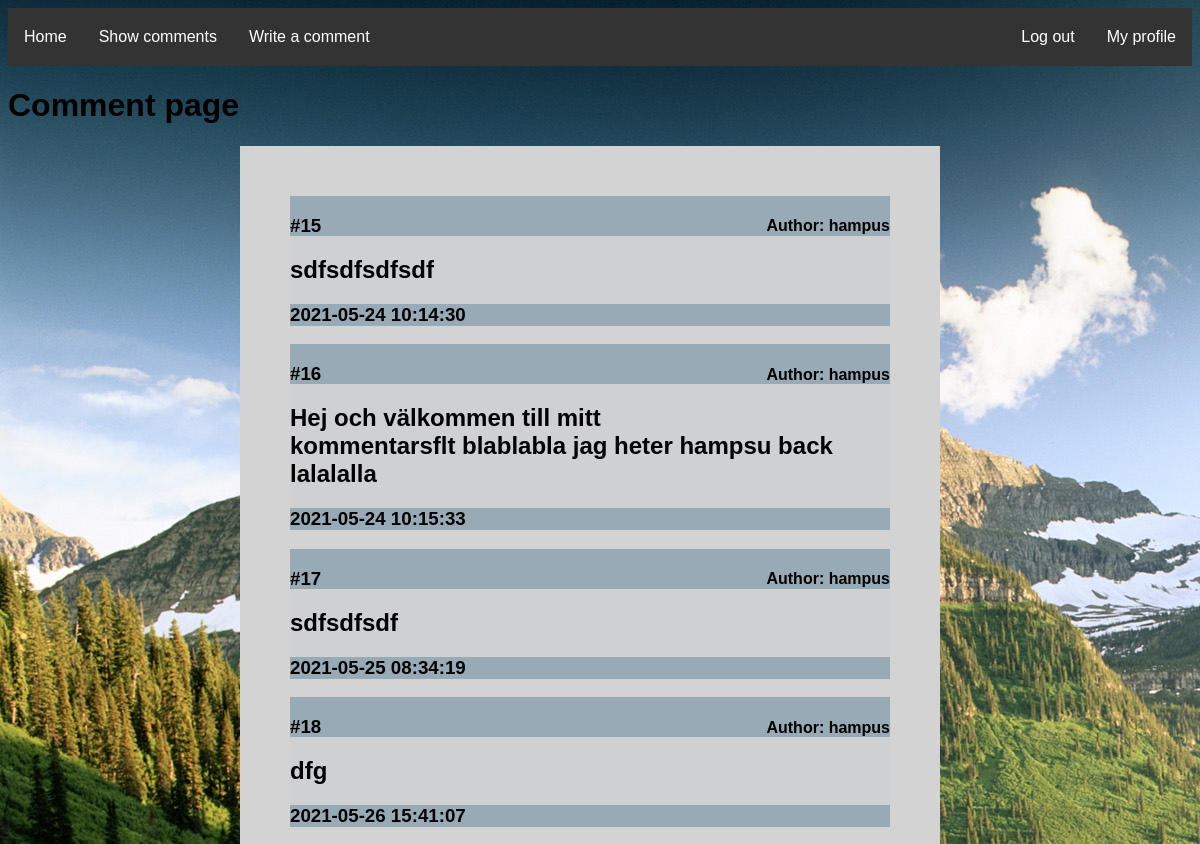
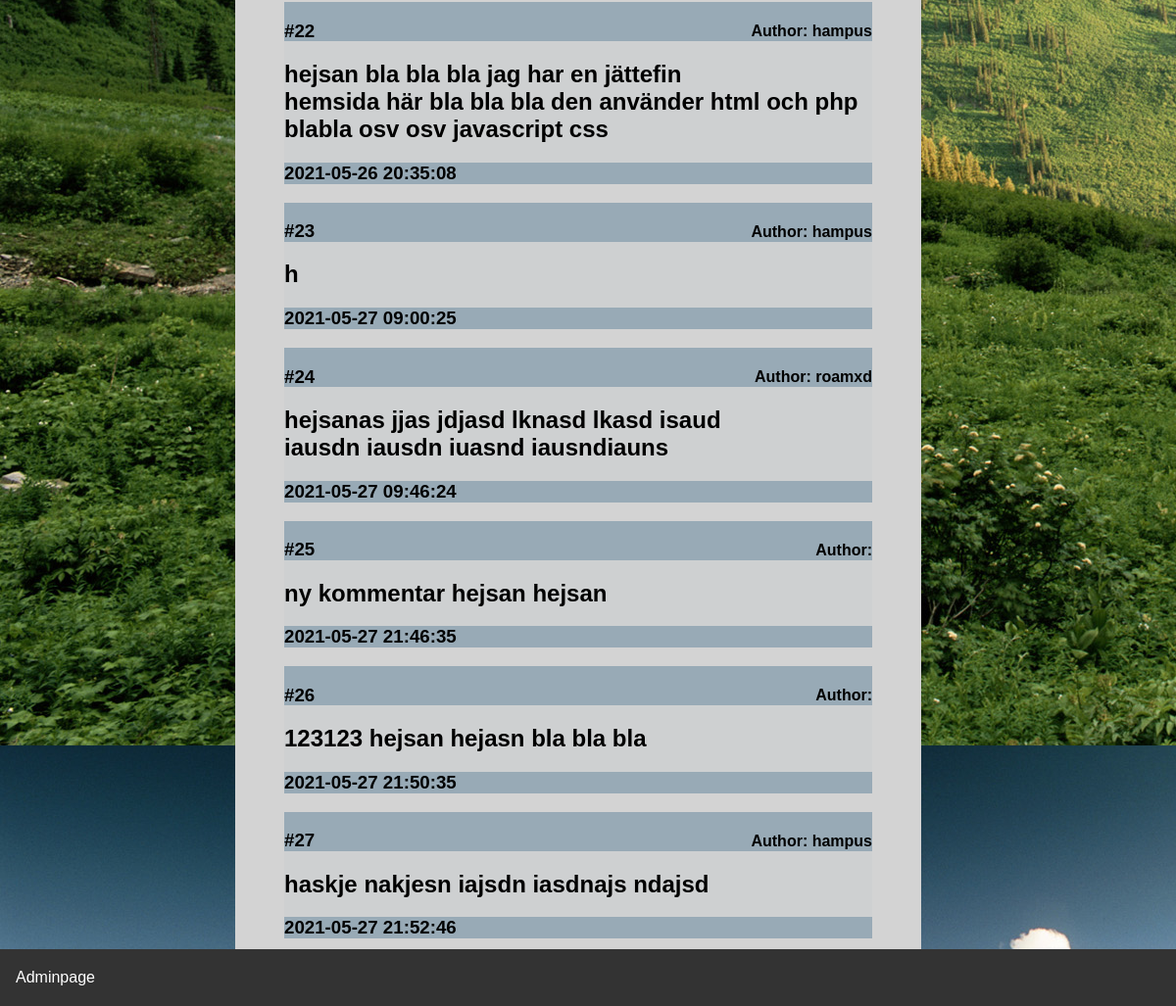
Screenshot of /comments.php (signed in) with the database file from the repository (2 pictures, top to bottom).
### tables this page shows
CREATE TABLE "Comments" (
	"commentID"	INTEGER,
	"userId"	INTEGER,
	"username"	TEXT,
	"comment"	TEXT,
	"date"	TEXT,
	PRIMARY KEY("commentID" AUTOINCREMENT)
);

### db/Comments/dbComments.php (the view, shortened to what this page needs)
<?php
function Show(){
$db = new SQLite3("db/labb2db.db");
$result = $db->query("SELECT comment, username, commentID, date FROM 'Comments' ORDER BY commentID");
echo "<div class='formDiv' id='commentPageDiv'>";
while ($row = $result->fetchArray())
{
    echo "<div class='commentBox'>
    <div class='commentTop'>
    <h3 id='idNum'> #" . $row['commentID'] . "</h3> <h4 id='idName'> Author: " . $row['username'] . "</h4>
    </div>
    <div class='commentMid'>
    <h2>" . $row['comment'] . "</h2>
    </div>
    <div class='commentBottom'>
    <h3>" . $row['date'] . "</h3>
    </div>
    </div>";
}
echo "</div>";
}
?>

### comments.php (shortened to what this page needs)
<!DOCTYPE html>
<html>
<head>
    <link rel="stylesheet" href="./css/style.css">
</head>
<body>
    <?php
include "html/_header.php";
?>
<div class="box" id="boxComment">
    <h1>Comment page </h1>
</div>
    <?php
     echo "<div id='center'>";
    include "db/Comments/dbComments.php";
    Show();
    echo "</div>";
    ?>
    <?php
include "html/_footer.php";
    ?>
</body>
</html>

### html/_header.php (shortened to what this page needs)
<ul>
        <li><a href="index.php">Home</a></li>
        <li><a href="comments.php">Show comments</a></li>
        <li><a href="writeComment.php">Write a comment</a></li>
        <?php
        if(isset($_SESSION['username'])){
            echo "<li style='float: right;'><a href='profile.php'>My profile</a></li>
            <li class='right'><a href='db/Login_Register/logout_process.php'>Log out</a></li>";
        }
        ?>
    </ul>

### html/_footer.php
<div id="spacer">
</div>
<div class="footer">
        <ul>
        <li><a href="adminpage.php">Adminpage</a></li>
</ul>
    </div>

### css/style.css (style rules this page uses)
body { background: rgb(138, 169, 194); font-family:Arial, Helvetica, sans-serif; background-image: url(../img/1620466604326.jpg); }
*, *::before, *::after { box-sizing: border-box; }
ul { list-style-type: none; margin: 0; padding: 0; overflow: hidden; background-color: #333; }
li { float: left; }
li a { display: block; color: white; text-align: center; padding: 20px 16px; text-decoration: none; }
#idNum { display: inline-block; margin-right: 300px; }
#idName { float: right; }
.commentBox { width: 600px; background-color: rgba(203, 207, 209, 0.658); padding: 0%; }
.commentTop { background-color: rgba(93, 129, 153, 0.479); height: 40px; }
.commentMid { width: 600px; }
.commentBottom { background-color: rgba(93, 129, 153, 0.479); }
#center { position: absolute; left: 20%; }
.footer { position: fixed; left: 0; bottom: 0; width: 100%; background-color: #333; color: white; text-align: center; }
#spacer { text-indent: 5em; height: 200px; }
.right { float: right; }
.formDiv { background-color: lightgray; width: 294px; min-height: 400px; padding: 50px 50px; }
#commentPageDiv { width: 700px; }

### rows the page displays
comments: commentID "15", username "hampus", comment "sdfsdfsdfsdf", date "2021-05-24 10:14:30"
comments: commentID "16", username "hampus", comment "Hej och välkommen till mitt kommentarsflt blablabla jag heter hampsu back lalalalla", date "2021-05-24 10:15:33"
comments: commentID "17", username "hampus", comment "sdfsdfsdf", date "2021-05-25 08:34:19"
comments: commentID "18", username "hampus", comment "dfg", date "2021-05-26 15:41:07"
comments: commentID "22", username "hampus", comment "hejsan bla bla bla jag har en jättefin hemsida här bla bla bla den använder html och php blabla osv osv javascript css", date "2021-05-26 20:35:08"
comments: commentID "23", username "hampus", comment "h", date "2021-05-27 09:00:25"
comments: commentID "24", username "roamxd", comment "hejsanas jjas jdjasd lknasd lkasd isaud iausdn iausdn iuasnd iausndiauns", date "2021-05-27 09:46:24"
comments: commentID "25", comment "ny kommentar hejsan hejsan", date "2021-05-27 21:46:35"
comments: commentID "26", comment "123123 hejsan hejasn bla bla bla", date "2021-05-27 21:50:35"
comments: commentID "27", username "hampus", comment "haskje nakjesn iajsdn iasdnajs ndajsd", date "2021-05-27 21:52:46"
